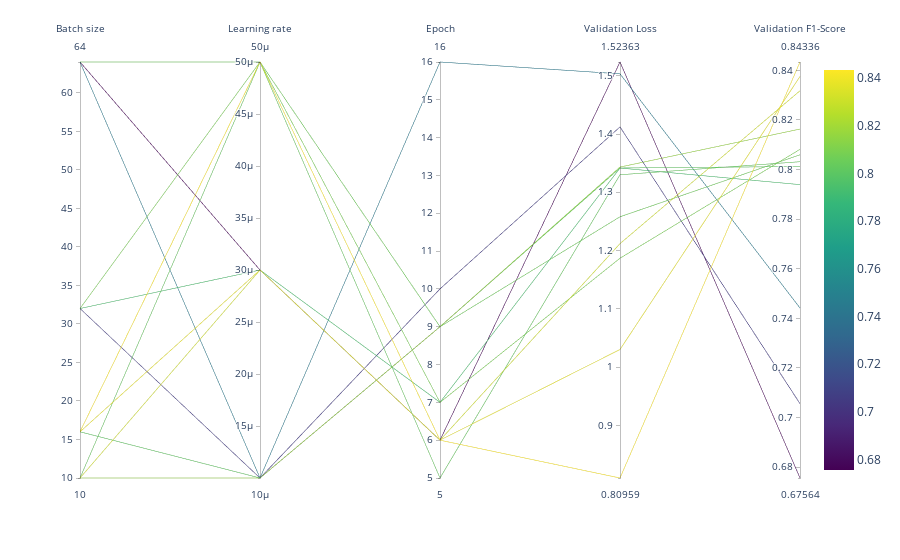

Write notebook code for a chart like this one.
### Code cell
get_parallel_cords(biomegatron_file,"biomegatron_hyperparameter_sweep_parallel_coordinates_plot.jpg")

### Figure 1 — Plotly figure (JSON) as saved in the notebook; plotly's stock layout.template omitted (floating-point values rounded to 4 significant figures)
{"data": [{"dimensions": [{"label": "Batch size", "values": [64, 64, 64, 32, 32, 32, 16, 16, 16, 10, 10, 10]}, {"label": "Learning rate", "values": [5e-05, 3e-05, 1e-05, 5e-05, 3e-05, 1e-05, 5e-05, 3e-05, 1e-05, 5e-05, 3e-05, 1e-05]}, {"label": "Epoch", "values": [9, 6, 16, 7, 7, 10, 6, 6, 9, 5, 6, 9]}, {"label": "Validation Loss", "values": [1.258, 1.524, 1.503, 1.187, 1.342, 1.412, 0.8096, 1.03, 1.342, 1.33, 1.212, 1.343]}, {"label": "Validation F1-Score", "values": [0.806, 0.6756, 0.7442, 0.8081, 0.7939, 0.7056, 0.8434, 0.8375, 0.8012, 0.8032, 0.8318, 0.8163]}], "domain": {"x": [0, 1], "y": [0, 1]}, "line": {"color": [0.806, 0.6756, 0.7442, 0.8081, 0.7939, 0.7056, 0.8434, 0.8375, 0.8012, 0.8032, 0.8318, 0.8163], "coloraxis": "coloraxis"}, "name": "", "type": "parcoords"}], "layout": {"coloraxis": {"colorbar": {"title": {"text": ""}}, "colorscale": [[0, "#440154"], [0.1111, "#482878"], [0.2222, "#3e4989"], [0.3333, "#31688e"], [0.4444, "#26828e"], [0.5556, "#1f9e89"], [0.6667, "#35b779"], [0.7778, "#6ece58"], [0.8889, "#b5de2b"], [1, "#fde725"]]}, "legend": {"tracegroupgap": 0}, "margin": {"t": 60}}}
